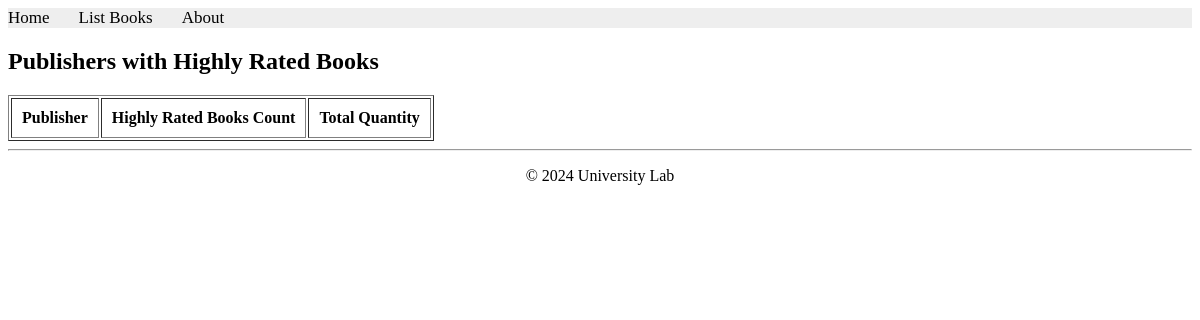
The app's page /books/lab9/task5/, older data.
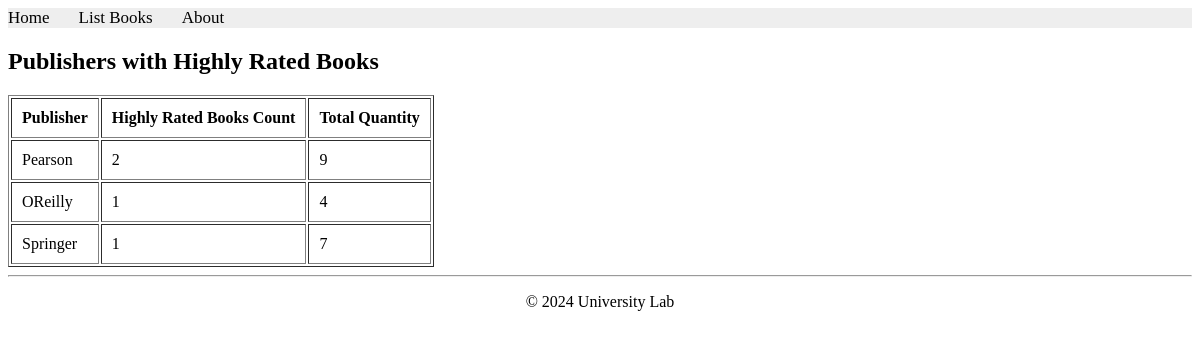
The same page, newer data.
### apps/bookmodule/models.py (models this page shows)
class Publisher(models.Model):
    name = models.CharField(max_length=200)
    location = models.CharField(max_length=300)

### apps/bookmodule/views.py (the view)
# urls.py: path('lab9/task5/', views.lab9_task5, name="lab9_task5"),
def lab9_task5(request):
    from django.db.models import Count, Sum, Q
    publishers = Publisher.objects.annotate(
        high_rated_count=Count('book', filter=Q(book__rating__gte=4)),
        high_rated_quantity=Sum('book__quantity', filter=Q(book__rating__gte=4))
    )
    return render(request, 'bookmodule/lab9_task5.html', {'publishers': publishers})

### apps/templates/bookmodule/lab9_task5.html (shortened to what this page needs)
{% extends "layouts/base.html" %}
{% block content %}
<h2>Publishers with Highly Rated Books</h2>
<table border="1" cellpadding="10">
    <tr>
        <th>Publisher</th>
        <th>Highly Rated Books Count</th>
        <th>Total Quantity</th>
    </tr>
    {% for pub in publishers %}
    <tr>
        <td>{{ pub.name }}</td>
        <td>{{ pub.high_rated_count }}</td>
        <td>{{ pub.high_rated_quantity }}</td>
    </tr>
    {% endfor %}
</table>
{% endblock %}

Row changes from the older to the newer data that the page shows:
added Publisher: name "Pearson", high_rated_count "2", high_rated_quantity "9"
added Publisher: name "OReilly", high_rated_count "1", high_rated_quantity "4"
added Publisher: name "Springer", high_rated_count "1", high_rated_quantity "7"
